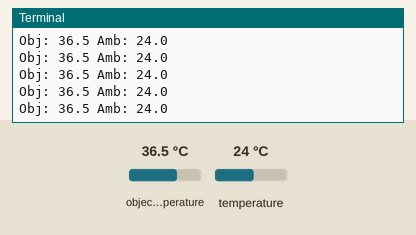
Recording of a program running on a simulated Raspberry Pi (BCM pin numbers). Shown: the last lines printed to the terminal. The test bench sets the inputs (shaded band); at power-on: object temperature 36.5 °C, temperature 24 °C.

Above: at 1.2 s.
1.3 s: object temperature set to 20 °C
At 2.0 s:
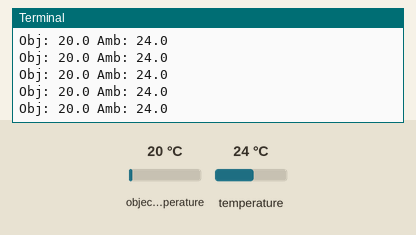
2.8 s: temperature set to 12 °C
At 3.9 s:
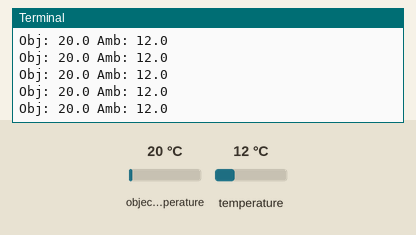
4.3 s: object temperature set to 26 °C
At 5.2 s:
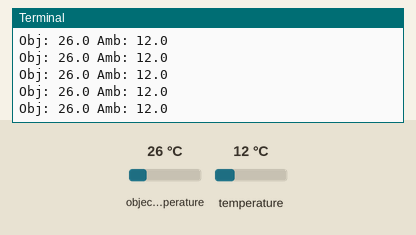
Timing chart, 0 to 7.3 s (numbered marks = the images above; inputs shaded):
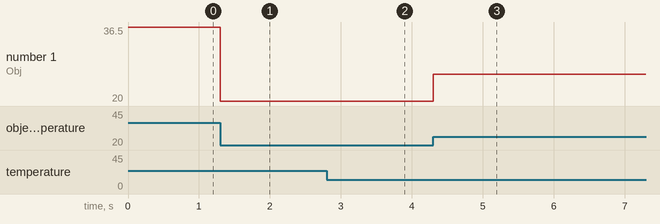

The program:

Thermometer-testing.py
```python
# Offical release by Nadohoi
# Ver 1.0

import board
import adafruit_mlx90614 # pip3 install adafruit-circuitpython-mlx90614
import busio as io

# Locating mlx90614's i2c
i2c = io.I2C(board.SCL,board.SDA, frequency=100000)
mlx = adafruit_mlx90614.MLX90614(i2c)

while True:
    obj_temp = mlx.object_temperature
    amb_temp = mlx.ambient_temperature
    print("Obj: " + str(obj_temp) + " " "Amb: " + str(amb_temp))
```

Measured:
- after the input at 1.3 s, the terminal: prints a new line at once (image 1)
- after the input at 2.8 s, the terminal: prints a new line at once (image 2)
- after the input at 4.3 s, the terminal: prints a new line at once (image 3)
- plotted number 1: 36.5 → 20 after the input at 1.3 s, 20 → 26 after the input at 4.3 s
